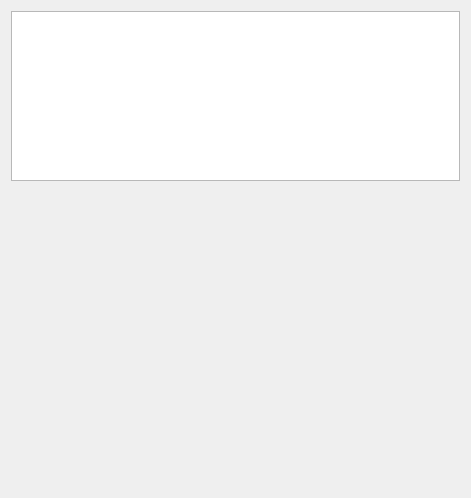
<?xml version="1.0" encoding="UTF-8"?>
<ui version="4.0">
 <class>Widget</class>
 <widget class="QWidget" name="Widget">
  <property name="geometry">
   <rect>
    <x>0</x>
    <y>0</y>
    <width>471</width>
    <height>498</height>
   </rect>
  </property>
  <property name="windowTitle">
   <string>Demo5_5,外部文件拖放</string>
  </property>
  <layout class="QVBoxLayout" name="verticalLayout">
   <item>
    <widget class="QPlainTextEdit" name="plainTextEdit"/>
   </item>
   <item>
    <widget class="QLabel" name="LabPic">
     <property name="minimumSize">
      <size>
       <width>0</width>
       <height>300</height>
      </size>
     </property>
     <property name="text">
      <string/>
     </property>
     <property name="scaledContents">
      <bool>true</bool>
     </property>
    </widget>
   </item>
  </layout>
 </widget>
 <resources/>
 <connections/>
</ui>
